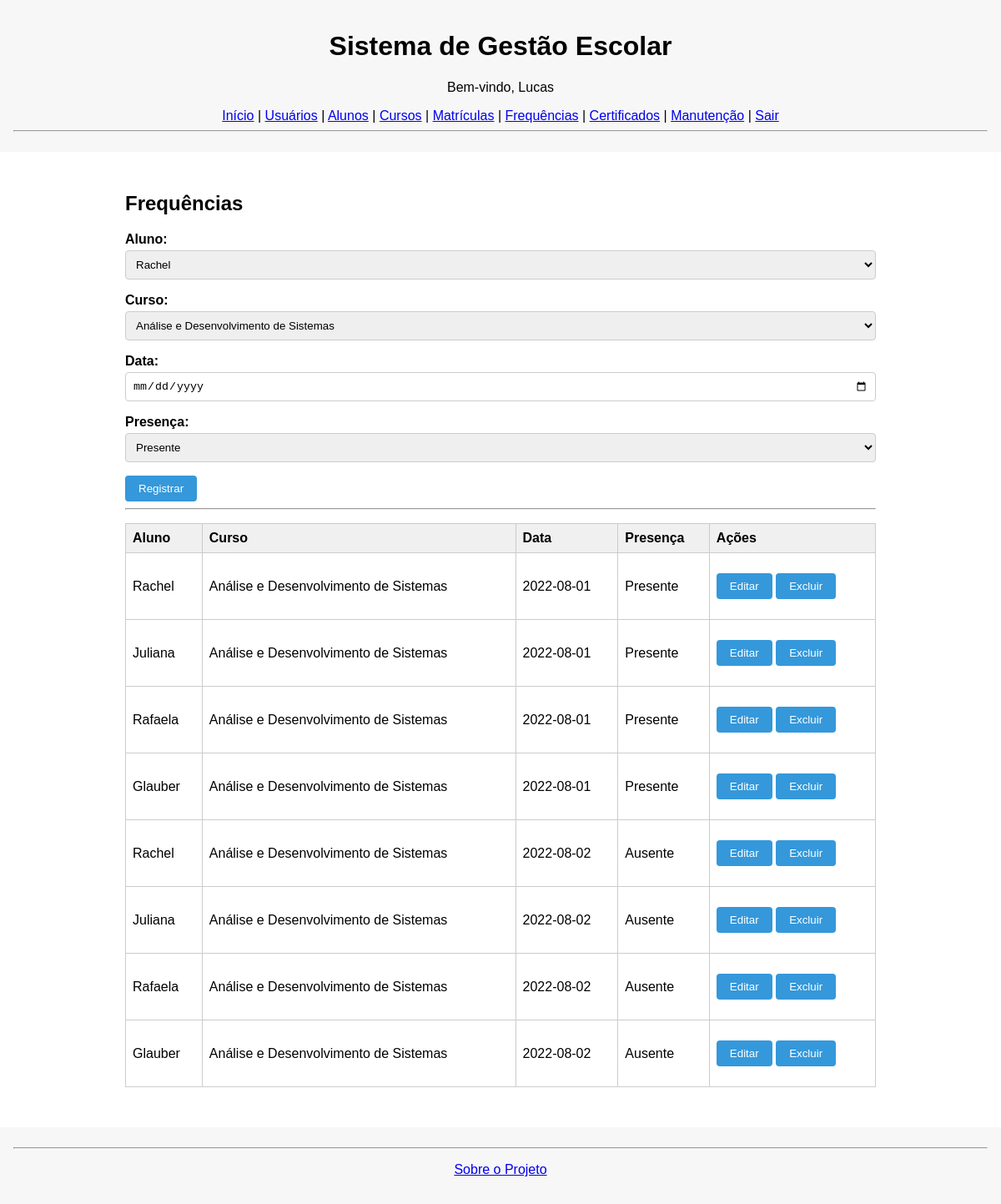
Page /frequencias (signed in) on the committed database.
### tables this page shows
CREATE TABLE frequencias (
            id INTEGER PRIMARY KEY AUTOINCREMENT,
            aluno_id INTEGER,
            curso_id INTEGER,
            data DATE,
            presenca INTEGER,  -- 1 = presente, 0 = ausente
            FOREIGN KEY (aluno_id) REFERENCES alunos(id),
            FOREIGN KEY (curso_id) REFERENCES cursos(id)
        );

CREATE TABLE alunos (
            id INTEGER PRIMARY KEY AUTOINCREMENT,
            nome TEXT,
            cpf TEXT UNIQUE,
            email TEXT,
            telefone TEXT,
            data_nascimento DATE,
            created_at DATETIME DEFAULT CURRENT_TIMESTAMP
        );

CREATE TABLE cursos (
            id INTEGER PRIMARY KEY AUTOINCREMENT,
            nome TEXT,
            descricao TEXT,
            carga_horaria INTEGER,
            professor_id INTEGER,
            created_at DATETIME DEFAULT CURRENT_TIMESTAMP,
            FOREIGN KEY (professor_id) REFERENCES usuarios(id)
        );

### app.py (the view, shortened to what this page needs)
@app.route('/frequencias', methods=['GET', 'POST'])
def frequencias():
    if 'usuario' not in session:
        return redirect(url_for('login'))
    frequencias = listar_frequencias()
    alunos = listar_alunos()
    cursos = listar_cursos()
    return render_template('frequencias.html', frequencias=frequencias, alunos=alunos, cursos=cursos)

### database.py (called while the page is built)
def conectar():
    con = sqlite3.connect('sge.db')
    con.row_factory = sqlite3.Row
    con.execute("PRAGMA foreign_keys = ON")
    return con

def listar_alunos():
    con = conectar()
    cur = con.cursor()
    cur.execute("SELECT * FROM alunos")
    alunos = cur.fetchall()
    con.close()
    return alunos

def listar_cursos():
    con = conectar()
    cur = con.cursor()
    cur.execute('''
        SELECT cursos.*, usuarios.nome AS professor_nome
        FROM cursos
        LEFT JOIN usuarios ON cursos.professor_id = usuarios.id
    ''')
    cursos = cur.fetchall()
    con.close()
    return cursos

def listar_frequencias():
    con = conectar()
    cur = con.cursor()
    cur.execute('''
        SELECT f.*, a.nome AS aluno_nome, c.nome AS curso_nome
        FROM frequencias f
        JOIN alunos a ON f.aluno_id = a.id
        JOIN cursos c ON f.curso_id = c.id
    ''')
    frequencias = cur.fetchall()
    con.close()
    return frequencias

### templates/frequencias.html (shortened to what this page needs)
{% extends "base.html" %}
{% block content %}
<div class="container">
    <h2>Frequências</h2>
    <form method="POST">
        <div class="form-group">
            <label>Aluno:</label>
            <select name="aluno_id" required>
                {% for a in alunos %}
                    <option value="{{ a.id }}">{{ a.nome }}</option>
                {% endfor %}
            </select>
        </div>
        <div class="form-group">
            <label>Curso:</label>
            <select name="curso_id" required>
                {% for c in cursos %}
                    <option value="{{ c.id }}">{{ c.nome }}</option>
                {% endfor %}
            </select>
        </div>
        <div class="form-group"><label>Data:</label><input type="date" name="data" required></div>
        <div class="form-group">
            <label>Presença:</label>
            <select name="presenca" required>
                <option value="1">Presente</option>
            </select>
        </div>
        <button type="submit">Registrar</button>
    </form>
    <hr>
    <table>
        <thead><tr>
            <th>Aluno</th>
            <th>Curso</th>
            <th>Data</th>
            <th>Presença</th>
            <th>Ações</th>
        </tr></thead>
        <tbody>
            {% for frequencia in frequencias %}
            <tr>
                <td>{{ frequencia['aluno_nome'] }}</td>
                <td>{{ frequencia['curso_nome'] }}</td>
                <td>{{ frequencia['data'] }}</td>
                <td>{{ 'Presente' if frequencia['presenca'] else 'Ausente' }}</td>
                <td>
                    <form action="{{ url_for('editar_frequencia_view', id=frequencia['id']) }}" method="get" style="display:inline;">
                        <button type="submit" class="btn">Editar</button>
                    </form>
                    <form action="{{ url_for('excluir_frequencia_view', id=frequencia['id']) }}" method="post" style="display:inline;">
                        <button type="submit" class="btn" onclick="return confirm('Deseja excluir esta frequência?')">Excluir</button>
                    </form>
                </td>
            </tr>
            {% endfor %}
        </tbody>
    </table>
</div>
{% endblock %}

### static/css/style.css (style rules this page uses)
body { font-family: Arial, sans-serif; margin: 0; padding: 0; background-color: #ffffff; }
.container { max-width: 900px; margin: 2rem auto; padding: 1rem; background: #fff; border-radius: 8px; }
h2, h3 { margin-top: 0; }
.form-group { margin-bottom: 1rem; }
label { display: block; margin-bottom: 0.25rem; font-weight: bold; }
input[type="text"], input[type="email"], input[type="password"], input[type="date"], input[type="number"], select, textarea { width: 100%; padding: 0.5rem; box-sizing: border-box; border: 1px solid #ccc; border-radius: 4px; }
button, input[type="submit"] { padding: 0.5rem 1rem; background-color: #3498db; color: #fff; border: none; border-radius: 4px; cursor: pointer; }
table { width: 100%; border-collapse: collapse; margin-top: 1rem; }
th, td { border: 1px solid #ccc; padding: 0.5rem; text-align: left; }
th { background-color: #f0f0f0; }
.btn { display: inline-block; margin: 1rem 0; padding: 0.5rem 1rem; background-color: #3498db; color: white; text-decoration: none; border-radius: 4px; }

### rows in the picture
frequencias: aluno_nome "Rachel", curso_nome "Análise e Desenvolvimento de Sistemas", data "2022-08-01", presenca "Presente"
frequencias: aluno_nome "Juliana", curso_nome "Análise e Desenvolvimento de Sistemas", data "2022-08-01", presenca "Presente"
frequencias: aluno_nome "Rafaela", curso_nome "Análise e Desenvolvimento de Sistemas", data "2022-08-01", presenca "Presente"
frequencias: aluno_nome "Glauber", curso_nome "Análise e Desenvolvimento de Sistemas", data "2022-08-01", presenca "Presente"
frequencias: aluno_nome "Rachel", curso_nome "Análise e Desenvolvimento de Sistemas", data "2022-08-02", presenca "Ausente"
frequencias: aluno_nome "Juliana", curso_nome "Análise e Desenvolvimento de Sistemas", data "2022-08-02", presenca "Ausente"
frequencias: aluno_nome "Rafaela", curso_nome "Análise e Desenvolvimento de Sistemas", data "2022-08-02", presenca "Ausente"
frequencias: aluno_nome "Glauber", curso_nome "Análise e Desenvolvimento de Sistemas", data "2022-08-02", presenca "Ausente"

### other values in the picture
{{ session['usuario'] }} "Lucas"
form field aluno_id "Rachel"
form field curso_id "Análise e Desenvolvimento de Sistemas"
